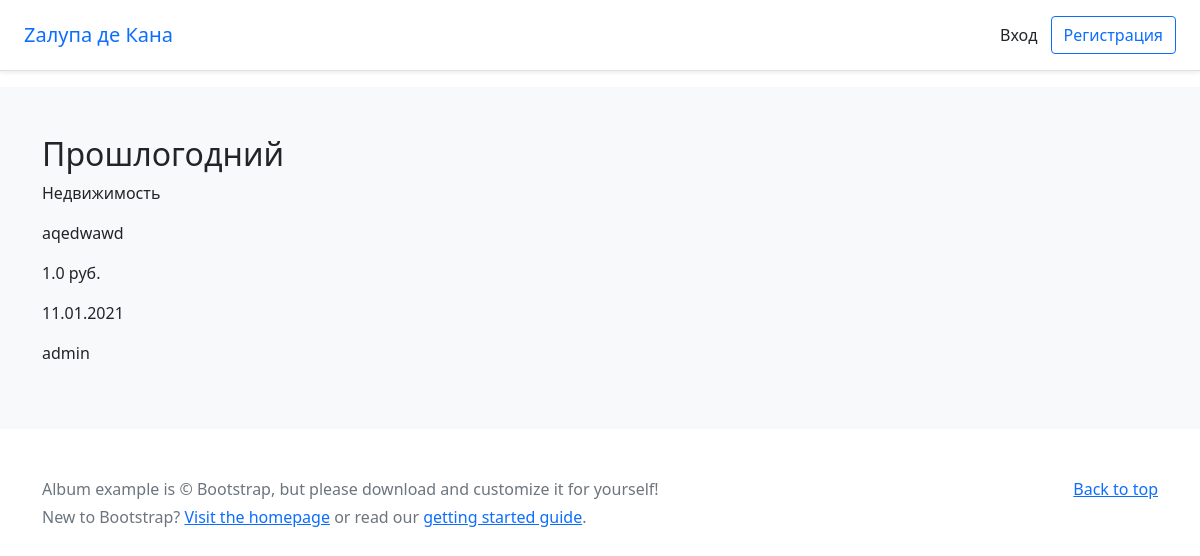
The page /bboard/detail/36/ on the database its author committed.
### bboard/models.py (models this page shows, shortened)
class Bb(models.Model):
    title = models.CharField(max_length=50, verbose_name="Товар")
    content = models.TextField(null=True, blank=True, verbose_name="Описание")
    rubric = models.ForeignKey('Rubric', null=True, on_delete=models.PROTECT, verbose_name="Рубрика")
    price = models.FloatField(null=True, blank=True, verbose_name="Цена")
    published = models.DateTimeField(auto_now_add=True, db_index=True, verbose_name="Опубликовано")
    user = models.ForeignKey(User, on_delete=models.CASCADE, null=True, default=User, verbose_name="Пользователь")
    class Meta:
        verbose_name = "Обьявление"
        verbose_name_plural = "Обьявления"
        ordering = ['-published']

class Rubric(models.Model):
    name = models.CharField(max_length=20, db_index=True, verbose_name="Название")
    class Meta:
        verbose_name = "Рубрика"
        verbose_name_plural = "Рубрики"
        ordering = ['name']

### bboard/views.py (the view)
# urls.py: path('detail/<int:pk>/', BbDetailView.as_view(), name='detail'),
class BbDetailView(DetailView):
    model = Bb
    def get_context_data(self, **kwargs):
        context = super().get_context_data(**kwargs)
        context['rubric'] = Rubric.objects.all()
        return context

### templates/bboard/bb_detail.html (shortened to what this page needs)
{% extends 'base.html' %}
{% block content %}
    <div>
        <h2>{{ bb.title }}</h2>
        <p>{{ bb.rubric.name }}</p>
        <p> {{ bb.content }}</p>
        <p> {{ bb.price }} руб.</p>
        <p> {{ bb.published|date:"d.m.Y" }}</p>
        <p>{{ bb.user }}</p>
    </div>
{% endblock %}

### rows shown on the page
Bb: title "Прошлогодний", rubric.name "Недвижимость", content "aqedwawd", price "1.0", published "11.01.2021", user "admin"
